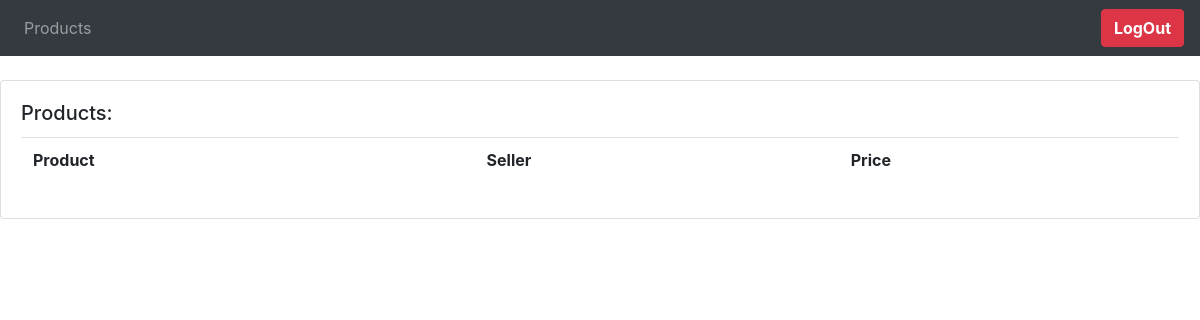
The page /products on the database as committed earlier.
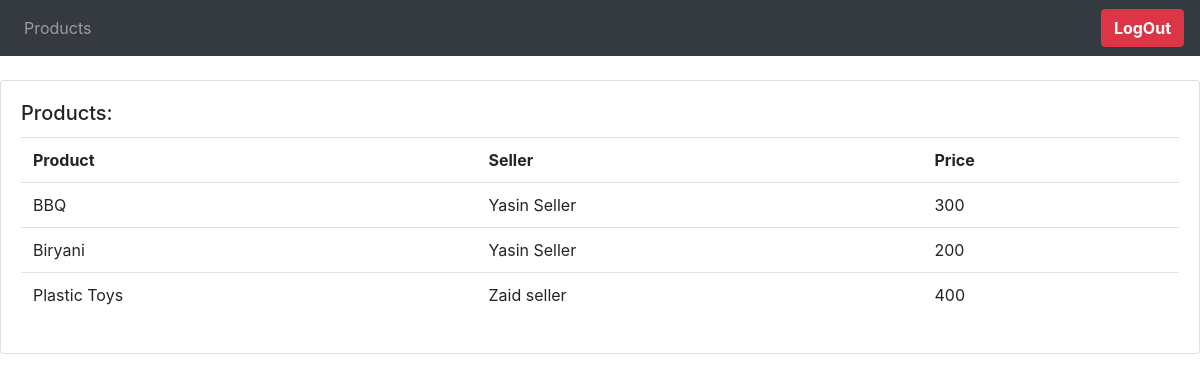
The same page on the database as committed later.
### product/models.py (models this page shows, shortened)
class Product(models.Model):
    seller = models.ForeignKey(Seller , on_delete=models.CASCADE)
    name = models.CharField(unique=True,max_length=200)
    description = models.CharField(max_length=200)
    price = models.IntegerField()
    created_at = models.DateTimeField(auto_now_add=True,max_length=200)
    updated_at = models.DateTimeField(auto_now=True,max_length=200)
    class Meta:
        verbose_name = 'Product'
        verbose_name_plural = 'Products'

### seller/models.py (models this page shows, shortened)
class Seller(models.Model):
    user = models.OneToOneField(User,on_delete=models.CASCADE,unique=True)
    name = models.CharField(max_length=60,null=True)
    phone = models.CharField(max_length=13,null=True)
    created_at = models.DateTimeField(auto_now_add=True,max_length=200)
    updated_at = models.DateTimeField(auto_now=True,max_length=200)
    class Meta:
        verbose_name = 'Seller'
        verbose_name_plural = 'Sellers'

### Customer/views.py (the view)
# urls.py: path('products',customer_products_view ,name="customer_products"),
def customer_products_view(request):
    products = Product.objects.all()
    context = {'products':products}
    return render(request,'products.html',context)

### static/template/products.html
{% extends 'main.html' %}
{% block content %}
<br>
<div class="row">
    <div class="col-md">
        <div class="card card-body">
            <h5 class="card-title">Products:</h5>
            <table class="table">
                <tr>
                    <th>Product</th>
                    <th>Seller</th>
                    <th>Price</th>
                </tr>
                <tr>
                {% for i in products%}
                <tr>
                    <td> {{i.name}}</td>
                    <td> {{i.seller.name}}</td>
                    <td> {{i.price}}</td>
                </tr>
                {% endfor %}
                </tr>
            </table>
        </div>
    </div>
</div>
{% endblock %}

### static/template/main.html (shortened to what this page needs)
{% load static %}
<html lang="en">
<head>
    <link rel="stylesheet" href="https://stackpath.bootstrapcdn.com/bootstrap/4.5.2/css/bootstrap.min.css">
</head>
<body>
{% include 'navbar.html' %}
{% block content %}
{% endblock %}
</body>
</html>

### static/template/navbar.html (shortened to what this page needs)
<nav class="navbar navbar-expand-lg navbar-dark bg-dark">
    <div class="collapse navbar-collapse" id="navbarNavAltMarkup">
      <div class="navbar-nav">
        {% if request.user.user_type == "CUSTOMER"  %}
        <a class="nav-link" href="{% url 'customer_products' %}">Products</a>
        {% else %}
        <a class="nav-link" href="{% url 'customer_products' %}">Products</a>
        {% endif %}
      </div>
    </div>
    <a class=" btn btn-md btn-danger font-weight-bold" href="{% url 'signout' %}">LogOut</a>
  </nav>

Rows that differ between the two databases and show on the page:
added Product: name "BBQ", seller.name "Yasin Seller", price "300"
added Product: name "Biryani", seller.name "Yasin Seller", price "200"
added Product: name "Plastic Toys", seller.name "Zaid seller", price "400"
